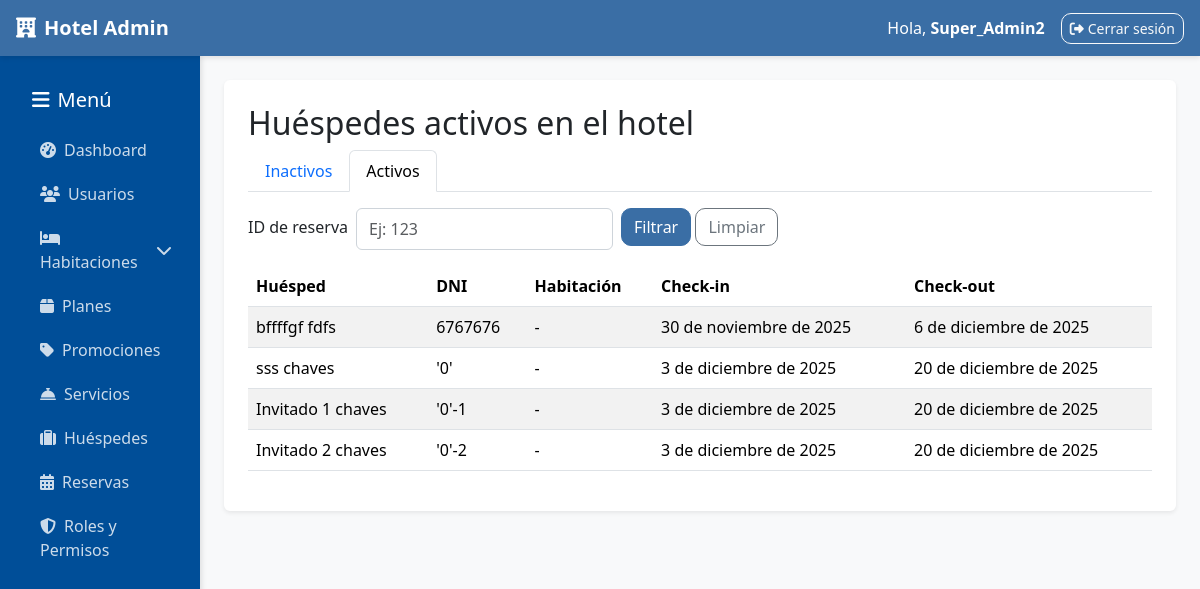
/administracion/huespedes-activos/ (signed in), run on the app's committed database.
### reservas/models.py (models this page shows, shortened)
class HuespedActivo(models.Model):
    huesped = models.OneToOneField('Huesped', on_delete=models.CASCADE, related_name='activo')
    reserva = models.ForeignKey('Reserva', on_delete=models.CASCADE, related_name='huespedes_activos')
    habitacion = models.ForeignKey('habitaciones.Habitacion', on_delete=models.SET_NULL, null=True, blank=True)
    fecha_checkin = models.DateField(null=True, blank=True)
    fecha_checkout = models.DateField(null=True, blank=True)
    activo = models.BooleanField(default=True)
    creado = models.DateTimeField(auto_now_add=True)

class Huesped(models.Model):
    nombre = models.CharField(max_length=100)
    apellido = models.CharField(max_length=100)
    edad = models.PositiveIntegerField()
    genero = models.CharField(max_length=10, choices=[('M','Masculino'), ('F','Femenino'), ('O','Otro')])
    dni = models.CharField(max_length=20)
    reserva = models.ForeignKey('Reserva', on_delete=models.CASCADE, related_name='huespedes')

### administracion/views.py (the view)
# urls.py: path('huespedes-activos/', views.huespedes_activos, name='huespedes_activos'),
@requiere_staff_y_permiso('huespedes', 'ver')
def huespedes_activos(request):
    from reservas.models import HuespedActivo
    hoy = timezone.now().date()
    activos_qs = HuespedActivo.objects.filter(
        activo=True
    ).filter(
        Q(fecha_checkin__lte=hoy) | Q(fecha_checkin__isnull=True),
        Q(fecha_checkout__gte=hoy) | Q(fecha_checkout__isnull=True)
    ).select_related('huesped', 'reserva', 'habitacion')
    reserva_id = request.GET.get('reserva')
    if reserva_id:
        try:
            reserva_id_int = int(reserva_id)
            activos_qs = activos_qs.filter(reserva_id=reserva_id_int)
        except ValueError:
            messages.error(request, 'ID de reserva inválido.')
    return render(request, 'administracion/huespedes_activos.html', {
        'activos': activos_qs,
        'reserva_id': reserva_id or '',
    })

### administracion/permissions.py (called while the page is built, shortened)
def usuario_tiene_permiso(usuario, modulo, accion):
    if not usuario.is_authenticated:
        return False
    if usuario.is_superuser:
        return True
    if modulo == 'dashboard' and accion == 'ver' and usuario.is_staff:
        return True
    roles_usuario = UsuarioRol.objects.filter(
        usuario=usuario,
        activo=True,
        rol__activo=True
    ).select_related('rol')
    if not roles_usuario.exists():
        return False
    for usuario_rol in roles_usuario:
        rol = usuario_rol.rol
        if rol.nombre == 'super_admin':
            return True
    return False

def obtener_roles_usuario(usuario):
    if not usuario.is_authenticated:
        return []
    return UsuarioRol.objects.filter(
        usuario=usuario,
        activo=True,
        rol__activo=True
    ).select_related('rol')

def es_super_admin(usuario):
    if not usuario.is_authenticated:
        return False
    if usuario.is_superuser:
        return True
    return UsuarioRol.objects.filter(
        usuario=usuario,
        rol__nombre='super_admin',
        activo=True,
        rol__activo=True
    ).exists()

def obtener_permisos_usuario(usuario):
    if not usuario.is_authenticated:
        return {}
    roles_usuario = obtener_roles_usuario(usuario)
    permisos_dict = {}
    for usuario_rol in roles_usuario:
        rol = usuario_rol.rol
        if rol.nombre == 'super_admin':
            from .models import Permiso
            permisos = Permiso.objects.all()
            for permiso in permisos:
                if permiso.modulo not in permisos_dict:
                    permisos_dict[permiso.modulo] = []
                if permiso.accion not in permisos_dict[permiso.modulo]:
                    permisos_dict[permiso.modulo].append(permiso.accion)
    if usuario.is_staff:
        acciones = permisos_dict.get('dashboard', [])
        if 'ver' not in acciones:
            acciones.append('ver')
            permisos_dict['dashboard'] = acciones
    return permisos_dict

### administracion/templates/administracion/huespedes_activos.html (shortened to what this page needs)
{% extends 'administracion/base_admin.html' %}
{% block content %}
<h2>Huéspedes activos en el hotel</h2>
<ul class="nav nav-tabs mb-3">
  <li class="nav-item">
    <a class="nav-link" href="{% url 'administracion:huespedes_list' %}">Inactivos</a>
  </li>
  <li class="nav-item">
    <a class="nav-link active" href="{% url 'administracion:huespedes_activos' %}">Activos</a>
  </li>
</ul>
<form method="get" class="row g-2 mb-3" action="{% url 'administracion:huespedes_activos' %}">
  <div class="col-auto">
    <label for="reserva" class="col-form-label">ID de reserva</label>
  </div>
  <div class="col-auto">
    <input type="number" min="1" class="form-control" id="reserva" name="reserva" value="{{ reserva_id }}" placeholder="Ej: 123">
  </div>
  <div class="col-auto">
    <button type="submit" class="btn btn-primary">Filtrar</button>
    <a href="{% url 'administracion:huespedes_activos' %}" class="btn btn-outline-secondary">Limpiar</a>
  </div>
</form>
<table class="table table-striped">
  <thead>
    <tr>
      <th>Huésped</th>
      <th>DNI</th>
      <th>Habitación</th>
      <th>Check-in</th>
      <th>Check-out</th>
    </tr>
  </thead>
  <tbody>
    {% for activo in activos %}
      <tr>
        <td>{{ activo.huesped.nombre }} {{ activo.huesped.apellido }}</td>
        <td>{{ activo.huesped.dni }}</td>
        <td>{% if activo.habitacion %}{{ activo.habitacion.numero }}{% else %}-{% endif %}</td>
        <td>{{ activo.fecha_checkin }}</td>
        <td>{{ activo.fecha_checkout }}</td>
      </tr>
    {% empty %}
      <tr><td colspan="6">No hay huéspedes activos{% if reserva_id %} para la reserva {{ reserva_id }}{% endif %}</td></tr>
    {% endfor %}
  </tbody>
</table>
{% endblock %}

### administracion/templates/administracion/base_admin.html (shortened to what this page needs)
{% load static %}
<!DOCTYPE html>
<html lang="es">
<head>
  <link href="https://cdn.jsdelivr.net/npm/bootstrap@5.3.3/dist/css/bootstrap.min.css" rel="stylesheet">
  <link rel="stylesheet" href="https://cdnjs.cloudflare.com/ajax/libs/font-awesome/6.4.0/css/all.min.css">
  <link rel="stylesheet" href="{% static 'css/admin.css' %}">
  <link rel="stylesheet" href="{% static 'css/admin-forms.css' %}">
</head>
<body>
  <nav class="navbar navbar-expand-lg navbar-dark px-3">
    <a class="navbar-brand fw-bold" href="{% url 'administracion:dashboard' %}">
      <i class="fas fa-hotel me-2"></i>Hotel Admin
    </a>
    <div class="ms-auto d-flex align-items-center">
      <span class="text-white me-3">Hola, <b>{{ user.username|title }}</b></span>
      <a href="{% url 'administracion:admin_logout' %}" class="btn btn-outline-light btn-sm">
        <i class="fas fa-sign-out-alt me-1"></i>Cerrar sesión
      </a>
    </div>
  </nav>
  <div class="container-fluid">
    <div class="row">
      <aside class="col-12 col-md-3 col-lg-2 sidebar">
        <h5 class="text-white mb-3 mt-3 ps-3">
          <i class="fas fa-bars me-2"></i>Menú
        </h5>
        <ul class="nav flex-column ps-2">
          {% if permisos.dashboard.ver %}
          <li class="nav-item">
            <a class="nav-link ps-3" href="{% url 'administracion:dashboard' %}">
              <i class="fas fa-tachometer-alt me-2"></i>Dashboard
            </a>
          </li>
          {% endif %}
          {% if permisos.usuarios.ver %}
          <li class="nav-item">
            <a class="nav-link ps-3" href="{% url 'administracion:usuarios_list' %}">
              <i class="fas fa-users me-2"></i>Usuarios
            </a>
          </li>
          {% endif %}
          {% if permisos.habitaciones.ver %}
          <li class="nav-item">
            <a class="nav-link d-flex justify-content-between align-items-center ps-3"
               data-bs-toggle="collapse" href="#habitacionesSubmenu">
              <span><i class="fas fa-bed me-2"></i>Habitaciones</span>
              <i class="fas fa-chevron-down"></i>
            </a>
          </li>
          {% endif %}
          {% if permisos.planes.ver %}
          <li class="nav-item">
            <a class="nav-link ps-3" href="{% url 'administracion:planes_list' %}">
              <i class="fas fa-box me-2"></i>Planes
            </a>
          </li>
          {% endif %}
          {% if permisos.promociones.ver %}
          <li class="nav-item">
            <a class="nav-link ps-3" href="{% url 'administracion:promociones_list' %}">
              <i class="fas fa-tag me-2"></i>Promociones
            </a>
          </li>
          {% endif %}
          {% if permisos.servicios.ver %}
          <li class="nav-item">
            <a class="nav-link ps-3" href="{% url 'administracion:servicios_list' %}">
              <i class="fas fa-concierge-bell me-2"></i>Servicios
            </a>
          </li>
          {% endif %}
          {% if permisos.huespedes.ver %}
          <li class="nav-item">
            <a class="nav-link ps-3" href="{% url 'administracion:huespedes_list' %}">
              <i class="fas fa-suitcase me-2"></i>Huéspedes
            </a>
          </li>
          {% endif %}
          {% if permisos.reservas.ver %}
          <li class="nav-item">
            <a class="nav-link ps-3" href="{% url 'administracion:ver_reservas' %}">
              <i class="fas fa-calendar-alt me-2"></i>Reservas
            </a>
          </li>
          {% endif %}
          {% if permisos.roles.ver %}
          <li class="nav-item">
            <a class="nav-link ps-3" href="{% url 'administracion:roles_list' %}">
              <i class="fas fa-shield-alt me-2"></i>Roles y Permisos
            </a>
          </li>
          {% endif %}
        </ul>
      </aside>
      <main class="col-12 col-md-9 col-lg-10 p-4">
        <div class="content-wrapper bg-white p-4 rounded shadow-sm mb-4">
          {% block content %}{% endblock %}
        </div>
      </main>
    </div>
  </div>
</body>
</html>

### administracion/static/css/admin.css (style rules this page uses)
body { font-family: 'Segoe UI', system-ui, -apple-system, Roboto, Arial, sans-serif; }
.sidebar { background-color: #003d33; min-height: calc(100vh - 56px); padding: 16px; }
.sidebar .nav-link { color: #f5f5dc; margin-bottom: 8px; border-radius: 10px; padding: 8px 12px; }
.table td, .table th { vertical-align: middle; }
.btn { border-radius: 10px; }

### staticfiles/css/admin-forms.css (style rules this page uses)
input[type="text"], input[type="number"], input[type="date"], input[type="email"], input[type="password"], textarea { border: 1px solid #ced4da; border-radius: 0.375rem; padding: 0.5rem 0.75rem; }

### administracion/templates/administracion/base_admin.html (style rules this page uses)
:root { --primary-color: #3a6ea5; --secondary-color: #004e98; --accent-color: #ff9505; --light-bg: #f8f9fa; --dark-bg: #343a40; }
body { background-color: var(--light-bg); font-family: 'Segoe UI', Tahoma, Geneva, Verdana, sans-serif; }
.sidebar { background-color: var(--secondary-color); min-height: calc(100vh - 56px); box-shadow: 2px 0 5px rgba(0,0,0,0.1); padding-top: 1rem; }
.sidebar .nav-link { color: rgba(255,255,255,0.8); border-radius: 5px; margin: 2px 0; transition: all 0.3s; }
.navbar { background-color: var(--primary-color) !important; box-shadow: 0 2px 5px rgba(0,0,0,0.1); }
.btn-primary { background-color: var(--primary-color); border-color: var(--primary-color); }

### data on the page
HuespedActivo: huesped.nombre "bffffgf", huesped.apellido "fdfs", huesped.dni "6767676", fecha_checkin "30 de noviembre de 2025", fecha_checkout "6 de diciembre de 2025"
HuespedActivo: huesped.nombre "sss", huesped.apellido "chaves", huesped.dni "'0'", fecha_checkin "3 de diciembre de 2025", fecha_checkout "20 de diciembre de 2025"
HuespedActivo: huesped.nombre "Invitado 1", huesped.apellido "chaves", huesped.dni "'0'-1", fecha_checkin "3 de diciembre de 2025", fecha_checkout "20 de diciembre de 2025"
HuespedActivo: huesped.nombre "Invitado 2", huesped.apellido "chaves", huesped.dni "'0'-2", fecha_checkin "3 de diciembre de 2025", fecha_checkout "20 de diciembre de 2025"

### other printed values
{{ user.username|title }} "Super_Admin2"
